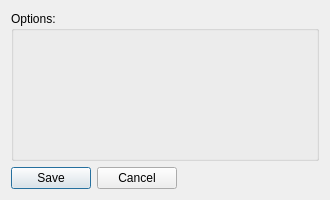
<?xml version="1.0" encoding="UTF-8"?>
<ui version="4.0">
 <class>EngineOptionsDialog</class>
 <widget class="QDialog" name="EngineOptionsDialog">
  <property name="windowModality">
   <enum>Qt::ApplicationModal</enum>
  </property>
  <property name="geometry">
   <rect>
    <x>0</x>
    <y>0</y>
    <width>330</width>
    <height>200</height>
   </rect>
  </property>
  <property name="sizePolicy">
   <sizepolicy hsizetype="Preferred" vsizetype="Preferred">
    <horstretch>0</horstretch>
    <verstretch>0</verstretch>
   </sizepolicy>
  </property>
  <property name="windowTitle">
   <string>Dialog</string>
  </property>
  <layout class="QVBoxLayout" name="verticalLayout">
   <item>
    <widget class="QGroupBox" name="groupBox">
     <property name="sizePolicy">
      <sizepolicy hsizetype="Preferred" vsizetype="Preferred">
       <horstretch>0</horstretch>
       <verstretch>0</verstretch>
      </sizepolicy>
     </property>
     <property name="title">
      <string>Options:</string>
     </property>
     <layout class="QVBoxLayout" name="verticalLayout_2">
      <property name="leftMargin">
       <number>6</number>
      </property>
      <property name="topMargin">
       <number>6</number>
      </property>
      <property name="rightMargin">
       <number>6</number>
      </property>
      <property name="bottomMargin">
       <number>6</number>
      </property>
      <item>
       <layout class="QFormLayout" name="form"/>
      </item>
     </layout>
    </widget>
   </item>
   <item>
    <layout class="QHBoxLayout" name="horizontalLayout">
     <item>
      <widget class="QPushButton" name="save">
       <property name="text">
        <string>Save</string>
       </property>
      </widget>
     </item>
     <item>
      <widget class="QPushButton" name="cancel">
       <property name="text">
        <string>Cancel</string>
       </property>
      </widget>
     </item>
     <item>
      <spacer name="horizontalSpacer">
       <property name="orientation">
        <enum>Qt::Horizontal</enum>
       </property>
       <property name="sizeHint" stdset="0">
        <size>
         <width>40</width>
         <height>20</height>
        </size>
       </property>
      </spacer>
     </item>
    </layout>
   </item>
  </layout>
 </widget>
 <resources/>
 <connections/>
</ui>
